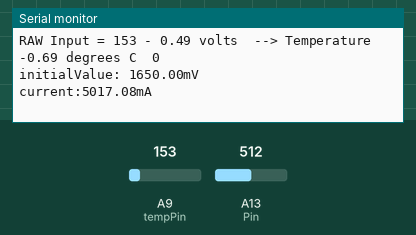
Simulated run of this sketch. Board: Arduino Mega 2560, built with avr-gcc and run on an emulated ATmega2560. On the bench: the last lines printed to the serial monitor. The inputs (shaded band) are chosen by the test bench; at power-on: A9 (tempPin) = 153, A13 (Pin) = 512.

Above: at 1.2 s.
1.3 s: A9 (tempPin) set to 138
At 3.7 s:
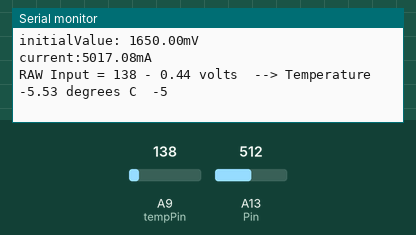
13.6 s: A9 (tempPin) set to 118
At 28.4 s:
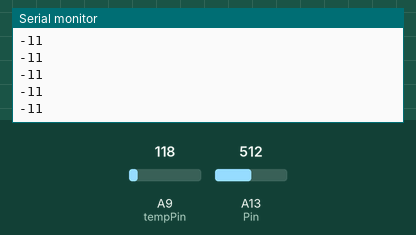
Timing chart, 0 to 29.9 s (numbered marks = the images above; inputs shaded):
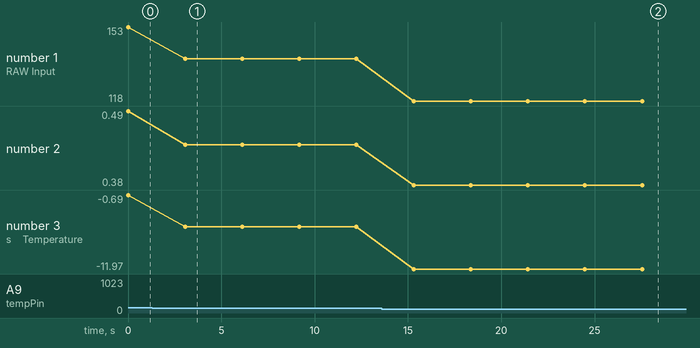

Measured:
- the behaviour switches between 153 and 152 on A9 (tempPin) (found by bisection; images 0 and 1)
- the behaviour switches between 125 and 124 on A9 (tempPin) (found by bisection; images 1 and 2)
- after the input at 1.3 s, the serial monitor: prints a new line after 1.8 s (image 1)
- after the input at 13.6 s, the serial monitor: prints a new line after 1.7 s (image 2)
- plotted number 1: 153 → 138 after the input at 1.3 s, 138 → 118 after the input at 13.6 s
- plotted number 2: 0.49 → 0.44 after the input at 1.3 s, 0.44 → 0.38 after the input at 13.6 s
- plotted number 3: -0.69 → -5.53 after the input at 1.3 s, -5.53 → -11.97 after the input at 13.6 s

The sketch:

test_Temp_Current_Sensor.ino
```cpp
const int numReadings = 10;
int readIndex = 0;
int readings[numReadings];
//Analog Reference Voltage
#define aref_voltage 3.3

int tempPin = A9;
int tempReading;


#ifdef ARDUINO_SAMD_VARIANT_COMPLIANCE
    #define RefVal 3.3
    #define SER SerialUSB
#else
    #define RefVal 5.0
    #define SER Serial
#endif
//An OLED Display is required here
//use pin A0
#define Pin A13
// Take the average of 500 times
const int averageValue = 500;
long int sensorValue = 0;
float sensitivity = 1000.0 / 264.0; //1000mA per 264mV
float Vref = 325.49;   //You need test it !!


void setup() {
  // put your setup code here, to run once:
Serial.begin(9600);
//analogReference(EXTERNAL);
}

void loop() {
  // Read voltage value from sensor
  tempReading = analogRead(tempPin);
  //Print to serial monitor
  Serial.print("RAW Input = ");
  Serial.print(tempReading);

  // Convert to voltage
  float voltage = tempReading * aref_voltage;
  voltage /= 1024.0;

  //Print voltage to serial monitor
  Serial.print(" - ");
  Serial.print(voltage);
  Serial.print(" volts ");

  // Print the temperature
  // Convert from 10 mv per degree with 500 mv offset to degree celsius
  // (voltage - 500mv) * 10)
  float temperatureC = (voltage - 0.5) * 100;
  Serial.print(" --> Temperature ");
  Serial.print(temperatureC);
  Serial.print(" degrees C  ");
readings[readIndex] = temperatureC;
Serial.println(readings[readIndex]);
readIndex = readIndex + 1;
if (readIndex >= numReadings) // if we're at the end of the array...
  {
    Serial.println("The 10 values in the array:");
    for(int i=0;i<readIndex;i=i+1)
    {
      Serial.println(readings[i]);
    }
    readIndex = 0;
  // Delay for sensor to stabilize
  }

   // Read the value 10 times:
    for (int i = 0; i < averageValue; i++) {
        sensorValue += analogRead(Pin);

        // wait 2 milliseconds before the next loop
        delay(2);

    }

    sensorValue = sensorValue / averageValue;


    // The on-board ADC is 10-bits
    // Different power supply will lead to different reference sources
    // example: 2^10 = 1024 -> 5V / 1024 ~= 4.88mV
    //          unitValue= 5.0 / 1024.0*1000 ;
    float unitValue = 3.3 / 1024.0 * 1000 ;
    float voltage1 = unitValue * sensorValue;

    //When no load,Vref=initialValue
    SER.print("initialValue: ");
    SER.print(voltage1);
    SER.println("mV");

    // Calculate the corresponding current
    float current = (voltage1 - Vref) * sensitivity;

    // Print display voltage (mV)
    // This voltage is the pin voltage corresponding to the current
    /*
        voltage = unitValue * sensorValue-Vref;
        SER.print(voltage);
        SER.println("mV");
    */

    // Print display current (mA)
    SER.print("current:");
    SER.print(current);
    SER.print("mA");

    SER.print("\n");

    // Reset the sensorValue for the next reading
    sensorValue = 0;
    // Read it once per second
  delay(2000);

}
```
